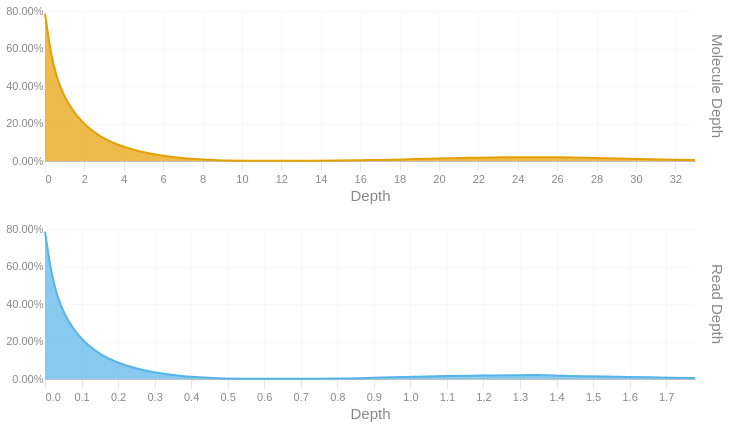

Notebook source saved alongside this figure:
### Code cell
readdep = depth_hist(tb['Read Depth'], q99, 3)
readdep = readdep.with_columns(pl.lit('Read Depth').alias('Metric'))
if not SKIPLR:
    moldep = depth_hist(tb['Molecule Depth'], mol_q99, 1)
    moldep = moldep.with_columns(pl.lit('Molecule Depth').alias('Metric'))
    _hist = pl.concat([readdep, moldep])
    _hist = _hist.filter(pl.col('Proportion') != 0)
    with SafeRender(_hist):
        (
            alt.Chart(_hist)        
            .mark_area(interpolate = "basis")
            .encode(
                x=alt.X('Bin:Q').scale(domainMin=0).axis(alt.Axis(title='Depth')),
                y = alt.Y('Proportion:Q', title = None).axis(format = '.2%'),
                color = alt.Color('Metric:N').legend(None),
                row = alt.Row("Metric:N").header(title = None, labelOrient = 'right'),
                tooltip = [
                    alt.Tooltip("Metric:N", title = "Metric"),
                    alt.Tooltip('Interval:N', title = "Depth Interval"),
                    alt.Tooltip('Proportion:Q', title = "% Alignments").format('.2%')
                ]
            )
            .resolve_scale(x='independent', y='independent')
            .properties(
                height = 150, width = 650,
                usermeta={'embedOptions': {'downloadFileName': f'{samplename}.depth.hist'}}
            )
        ).display()
else:
    readdep = readdep.filter(pl.col('Proportion') != 0)
    with SafeRender(readdep):
        (
            alt.Chart(readdep)        
            .mark_area(interpolate = "basis")
            .encode(
                x=alt.X('Bin:Q').scale(domainMin=0).axis(alt.Axis(title='Depth')),
                y = alt.Y('Proportion:Q', title = None).axis(format = '.2%'),
                tooltip = [
                    alt.Tooltip('Interval:N', title = "Depth Interval"),
                    alt.Tooltip('Proportion:Q', title = "% Alignments").format('.2%')
                ]
            )
            .properties(
                usermeta={'embedOptions': {'downloadFileName': f'{samplename}.depth.hist'}}
            )
        ).display()

### Figure 1 — Vega-Lite specification as saved in the notebook (floating-point values rounded to 4 significant figures)
{"width": 650, "height": 150, "config": {"title": {"anchor": "start", "dy": -15, "fontSize": 18, "color": "#888888", "subtitleColor": "#888888", "subtitleFontSize": 14}, "arc": {"fill": "#0072B2"}, "axis": {"domainColor": "#888888", "domainWidth": 0.5, "gridWidth": 0.2, "grid": false, "titleFontWeight": 400, "titleFontSize": 15, "labelFontSize": 11, "labelColor": "#888888", "tickColor": "#888888", "tickWidth": 0.2, "titleColor": "#888888"}, "axisBand": {"grid": false}, "axisX": {"grid": true, "tickSize": 10, "domainCap": "round"}, "axisY": {"domain": false, "grid": true, "tickSize": 0, "domainCap": "round"}, "background": "transparent", "header": {"labelFontSize": 15, "labelColor": "#888888", "titleFontSize": 15, "titleFontWeight": 600, "titleColor": "#888888"}, "legend": {"labelFont": "sans-serif", "labelFontSize": 12, "labelColor": "#888888", "symbolSize": 100, "symbolType": "circle", "titleFontSize": 12, "titlePadding": 10, "titleColor": "#888888", "title": null}, "range": {"category": ["#E69F00", "#56B4E9", "#009E73", "#F0E442", "#0072B2", "#D55E00", "#CC79A7", "#000000"], "diverging": ["#cfe8f3", "#a2d4ec", "#73bfe2", "#46abdb", "#1696d2", "#12719e"]}, "area": {"fill": "#0072B2", "fillOpacity": 0.7, "line": true, "strokeOpacity": 0.7}, "line": {"color": "#0072B2", "stroke": "#0072B2", "strokeWidth": 2}, "trail": {"color": "#0072B2", "stroke": "#0072B2", "strokeWidth": 0, "size": 1}, "point": {"filled": true, "fillOpacity": 1.0, "size": 95}, "text": {"color": "#888888", "fontSize": 11, "align": "right", "fontWeight": 400, "size": 11}, "bar": {"fill": "#0072B2", "stroke": null}, "view": {"stroke": null, "continuousWidth": 660, "continuousHeight": 400}}, "data": {"name": "data-f06e03cce812e3fa43dbac8f6ad597f1"}, "mark": {"type": "area", "interpolate": "basis"}, "encoding": {"color": {"field": "Metric", "legend": null, "type": "nominal"}, "row": {"field": "Metric", "header": {"title": null, "labelOrient": "right"}, "type": "nominal"}, "tooltip": [{"field": "Metric", "title": "Metric", "type": "nominal"}, {"field": "Interval", "title": "Depth Interval", "type": "nominal"}, {"field": "Proportion", "format": ".2%", "title": "% Alignments", "type": "quantitative"}], "x": {"axis": {"title": "Depth"}, "field": "Bin", "scale": {"domainMin": 0}, "type": "quantitative"}, "y": {"axis": {"format": ".2%"}, "field": "Proportion", "title": null, "type": "quantitative"}}, "resolve": {"scale": {"x": "independent", "y": "independent"}}, "usermeta": {"embedOptions": {"downloadFileName": "260427_5_5b_M2_10488528_23Y7JGLT4_L4.depth.hist"}}, "$schema": "https://vega.github.io/schema/vega-lite/v6.4.1.json", "datasets": {"data-f06e03cce812e3fa43dbac8f6ad597f1": [{"Bin": 0.0, "Interval": "0.0-0.061", "Proportion": 0.786, "Metric": "Read Depth"}, {"Bin": 0.061, "Interval": "0.061-0.123", "Proportion": 0.001, "Metric": "Read Depth"}, {"Bin": 0.675, "Interval": "0.675-0.736", "Proportion": 0.001, "Metric": "Read Depth"}, {"Bin": 0.736, "Interval": "0.736-0.797", "Proportion": 0.001, "Metric": "Read Depth"}, {"Bin": 0.797, "Interval": "0.797-0.859", "Proportion": 0.002, "Metric": "Read Depth"}, {"Bin": 0.859, "Interval": "0.859-0.92", "Proportion": 0.004, "Metric": "Read Depth"}, {"Bin": 0.92, "Interval": "0.92-0.981", "Proportion": 0.008, "Metric": "Read Depth"}, {"Bin": 0.981, "Interval": "0.981-1.043", "Proportion": 0.01, "Metric": "Read Depth"}, {"Bin": 1.043, "Interval": "1.043-1.104", "Proportion": 0.013, "Metric": "Read Depth"}, {"Bin": 1.104, "Interval": "1.104-1.165", "Proportion": 0.016, "Metric": "Read Depth"}, {"Bin": 1.165, "Interval": "1.165-1.227", "Proportion": 0.018, "Metric": "Read Depth"}, {"Bin": 1.227, "Interval": "1.227-1.288", "Proportion": 0.019, "Metric": "Read Depth"}, {"Bin": 1.288, "Interval": "1.288-1.349", "Proportion": 0.02, "Metric": "Read Depth"}, {"Bin": 1.349, "Interval": "1.349-1.411", "Proportion": 0.022, "Metric": "Read Depth"}, {"Bin": 1.411, "Interval": "1.411-1.472", "Proportion": 0.017, "Metric": "Read Depth"}, {"Bin": 1.472, "Interval": "1.472-1.533", "Proportion": 0.015, "Metric": "Read Depth"}, {"Bin": 1.533, "Interval": "1.533-1.595", "Proportion": 0.013, "Metric": "Read Depth"}, {"Bin": 1.595, "Interval": "1.595-1.656", "Proportion": 0.011, "Metric": "Read Depth"}, {"Bin": 1.656, "Interval": "1.656-1.717", "Proportion": 0.009, "Metric": "Read Depth"}, {"Bin": 1.717, "Interval": "1.717-1.779", "Proportion": 0.007, "Metric": "Read Depth"}, {"Bin": 1.779, "Interval": "1.779-1.84", "Proportion": 0.005, "Metric": "Read Depth"}, {"Bin": 0.0, "Interval": "0.0-1.1", "Proportion": 0.786, "Metric": "Molecule Depth"}, {"Bin": 1.1, "Interval": "1.1-2.3", "Proportion": 0.001, "Metric": "Molecule Depth"}, {"Bin": 12.5, "Interval": "12.5-13.7", "Proportion": 0.001, "Metric": "Molecule Depth"}, {"Bin": 13.7, "Interval": "13.7-14.8", "Proportion": 0.001, "Metric": "Molecule Depth"}, {"Bin": 14.8, "Interval": "14.8-15.9", "Proportion": 0.002, "Metric": "Molecule Depth"}, {"Bin": 15.9, "Interval": "15.9-17.1", "Proportion": 0.004, "Metric": "Molecule Depth"}, {"Bin": 17.1, "Interval": "17.1-18.2", "Proportion": 0.006, "Metric": "Molecule Depth"}, {"Bin": 18.2, "Interval": "18.2-19.4", "Proportion": 0.008, "Metric": "Molecule Depth"}, {"Bin": 19.4, "Interval": "19.4-20.5", "Proportion": 0.012, "Metric": "Molecule Depth"}, {"Bin": 20.5, "Interval": "20.5-21.6", "Proportion": 0.015, "Metric": "Molecule Depth"}, {"Bin": 21.6, "Interval": "21.6-22.8", "Proportion": 0.017, "Metric": "Molecule Depth"}, {"Bin": 22.8, "Interval": "22.8-23.9", "Proportion": 0.019, "Metric": "Molecule Depth"}, {"Bin": 23.9, "Interval": "23.9-25.1", "Proportion": 0.02, "Metric": "Molecule Depth"}, {"Bin": 25.1, "Interval": "25.1-26.2", "Proportion": 0.02, "Metric": "Molecule Depth"}, {"Bin": 26.2, "Interval": "26.2-27.3", "Proportion": 0.02, "Metric": "Molecule Depth"}, {"Bin": 27.3, "Interval": "27.3-28.5", "Proportion": 0.017, "Metric": "Molecule Depth"}, {"Bin": 28.5, "Interval": "28.5-29.6", "Proportion": 0.014, "Metric": "Molecule Depth"}, {"Bin": 29.6, "Interval": "29.6-30.7", "Proportion": 0.012, "Metric": "Molecule Depth"}, {"Bin": 30.7, "Interval": "30.7-31.9", "Proportion": 0.009, "Metric": "Molecule Depth"}, {"Bin": 31.9, "Interval": "31.9-33.0", "Proportion": 0.007, "Metric": "Molecule Depth"}, {"Bin": 33.0, "Interval": "33.0-34.16", "Proportion": 0.005, "Metric": "Molecule Depth"}]}}
